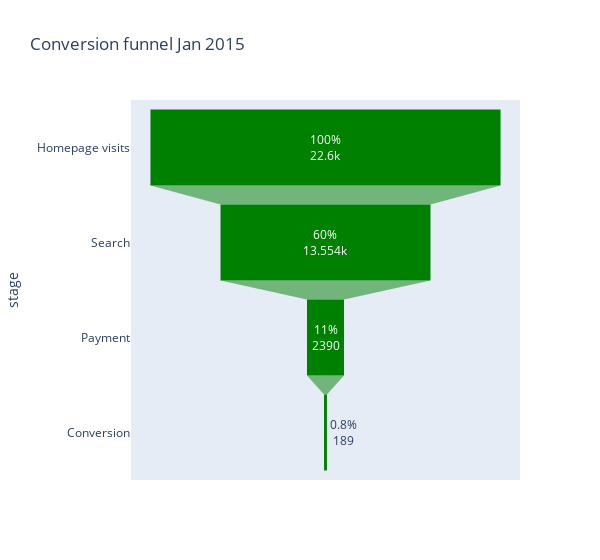

Here is the notebook cell this chart was saved with:
### Code cell
data = dict(
    number=[22600, 13554, 2390, 189],
    stage=["Homepage visits", "Search", "Payment", "Conversion"])
fig = px.funnel(data, x='number', y='stage', title='Conversion funnel Jan 2015', width= 600, text = ['100%','60%','11%','0.8%'], color_discrete_sequence=['green'])
fig.show()

### Figure 1 — Plotly figure (JSON) as saved in the notebook; plotly's stock layout.template omitted (floating-point values rounded to 4 significant figures)
{"data": [{"hovertemplate": "number=%{x}<br>stage=%{y}<br>text=%{text}<extra></extra>", "legendgroup": "", "marker": {"color": "green"}, "name": "", "orientation": "h", "showlegend": false, "text": ["100%", "60%", "11%", "0.8%"], "type": "funnel", "x": [22600, 13554, 2390, 189], "xaxis": "x", "y": ["Homepage visits", "Search", "Payment", "Conversion"], "yaxis": "y"}], "layout": {"legend": {"tracegroupgap": 0}, "title": {"text": "Conversion funnel Jan 2015"}, "width": 600, "xaxis": {"anchor": "y", "domain": [0, 1], "title": {"text": "number"}}, "yaxis": {"anchor": "x", "domain": [0, 1], "title": {"text": "stage"}}}}
